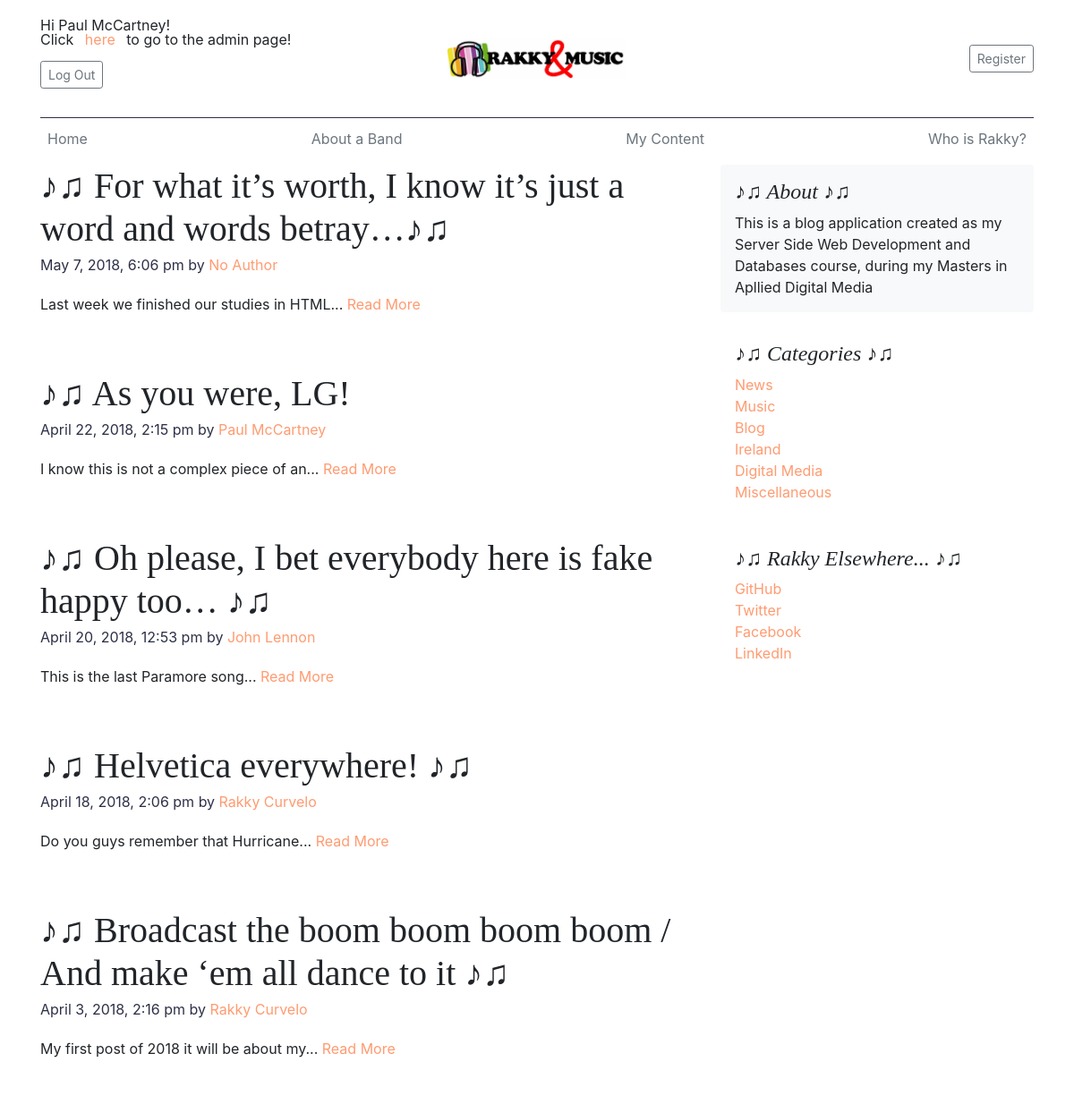
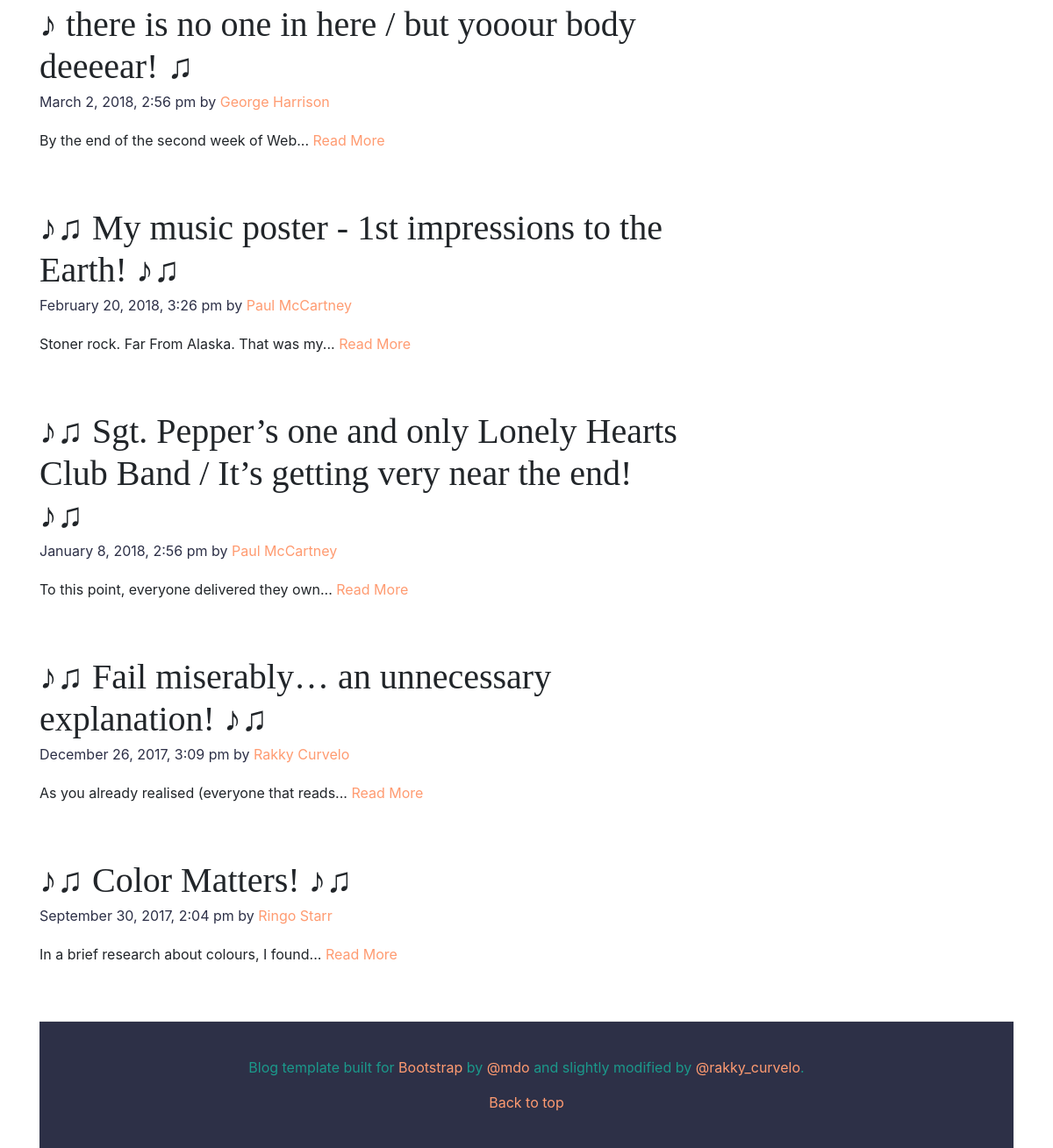
Screenshot of /index.php (signed in) with the database file from the repository (2 pictures, top to bottom).
### tables this page shows
CREATE TABLE `rakky_posts` (
  `id` int(11) NOT NULL,
  `title` mediumtext NOT NULL,
  `date` timestamp NOT NULL DEFAULT CURRENT_TIMESTAMP ON UPDATE CURRENT_TIMESTAMP,
  `body` mediumtext NOT NULL,
  `category` mediumtext NOT NULL,
  `author` mediumtext NOT NULL,
  `tags` mediumtext NOT NULL
);

CREATE TABLE `rakky_categories` (
  `id` int(11) NOT NULL,
  `name` varchar(255) NOT NULL
);

### libraries/Database.php (called while the page is built, shortened)
<?php
class Database{
	public $host = DB_HOST;
	public $username = DB_USER;
	public $password = DB_PASS;
	public $db_name = DB_NAME;
	public $link;
	 private function connect(){
		$this->link = new mysqli($this->host, $this->username, $this->password, $this->db_name);
	 }
	  public function select($query){
		$result = $this->link->query($query) or die($this->link->error.__LINE__);
		if($result->num_rows > 0){
			return $result;
		} else {
			return false;
		}
	  }
}

### helpers/format_helper.php (called while the page is built)
<?php
 function formatDate($date){
	return date('F j, Y, g:i a',strtotime($date));
 }
  function shortenText($text, $chars = 50){
	$text = $text." ";
	$text = substr($text, 0, $chars);
	$text = substr($text, 0, strrpos($text,' '));
	$text = $text."...";
	return $text;
  }

### config/config.php (called while the page is built, shortened)
<?php
$site_description = 'This is a blog application created as my Server Side Web Development and Databases course, during my Masters in Apllied Digital Media';

### index.php (the view, shortened to what this page needs)
<?php
include ('includes/header.php');
?>
</head>
<?php
include ('includes/nav-bar.php');
?>
<?php
	$db = new Database();
	$query = "SELECT * FROM rakky_posts ORDER BY rakky_posts.date DESC";
	$posts = $db->select($query);
	$query = "SELECT * FROM rakky_categories";
	$categories = $db->select($query);
?>
  <div class="row">
    <div class="col-md-8 blog-main">
      <?php if($posts) :
				 ?>
      	<?php while($row = $posts->fetch_assoc()) : ?>
      		<div class="blog-post">
            <h2 class="blog-post-title"><?php echo $row['title']; ?></h2>
            <p class="blog-post-meta"><?php echo formatDate($row['date']); ?> by
            <a href="author.php?author=<?php echo $row['author']; ?>"><?php echo $row['author']; ?></a>
				</p>
      			<?php echo shortenText($row['body']); ?>
            <a class="readmore" href="post.php?id=<?php echo urlencode($row['id']); ?>">Read More</a>
          </div>
	<?php endwhile; ?>
<?php else : ?>
	<p>There are no posts yet</p>
<?php endif; ?>
        </div>
        <aside class="col-md-4 blog-sidebar">
          <div class="p-3 mb-3 bg-light rounded">
            <h4 class="font-italic">♪♫ About ♪♫ </h4>
            <p class="mb-0"> <?php echo $site_description ?> </p>
          </div>
          <div class="p-3">
            <h4 class="font-italic">♪♫ Categories ♪♫ </h4>
              <?php if($categories) : ?>
              <ol class="list-unstyled">
				      <?php while($row = $categories->fetch_assoc()) : ?>
				    	<li><a href="posts.php?category=<?php echo $row['id']; ?>"><?php echo $row['name']; ?></a></li>
				      <?php endwhile; ?>
            </ol>
			      <?php else : ?>
				    <p>There are no categories yet</p>
			      <?php endif; ?>
          </div>
          <div class="p-3">
            <h4 class="font-italic">♪♫ Rakky Elsewhere... ♪♫ </h4>
            <ol class="list-unstyled">
              <li><a href="https://github.com/rakkycurvelo" target="_blank">GitHub</a></li>
              <li><a href="https://twitter.com/rakky_curvelo" target="_blank">Twitter</a></li>
              <li><a href="https://www.facebook.com/rakky.curvelo" target="_blank">Facebook</a></li>
              <li><a href="https://www.linkedin.com/in/rakkycurvelo/" target="_blank">LinkedIn</a></li>
            </ol>
          </div>
        </aside>
      </div>
<?php
include ('includes/footer.php'); ?>

### css/custom.css (style rules this page uses)
h1, h2, h3, h4, h5, h6 { font-family: "Playfair Display", Georgia, "Times New Roman", serif; }
.blog-post { margin-bottom: 4rem; }
.blog-post-title { margin-bottom: .25rem; font-size: 2.5rem; }
.blog-post-meta { margin-bottom: 1.25rem; color: #2D3047; }

### rows the page displays
rakky_posts: title "♪♫ For what it’s worth, I know it’s just a word and words betray…♪♫", date "May 7, 2018, 6:06 pm", author "No Author", body "Last week we finished our studies in HTML..."
rakky_posts: title "♪♫ As you were, LG!", date "April 22, 2018, 2:15 pm", author "Paul McCartney", body "I know this is not a complex piece of an..."
rakky_posts: title "♪♫ Oh please, I bet everybody here is fake happy too… ♪♫", date "April 20, 2018, 12:53 pm", author "John Lennon", body "This is the last Paramore song..."
rakky_posts: title "♪♫ Helvetica everywhere! ♪♫", date "April 18, 2018, 2:06 pm", author "Rakky Curvelo", body "Do you guys remember that Hurricane..."
rakky_posts: title "♪♫ Broadcast the boom boom boom boom / And make ‘em all dance to it ♪♫", date "April 3, 2018, 2:16 pm", author "Rakky Curvelo", body "My first post of 2018 it will be about my..."
rakky_posts: title "♪ there is no one in here / but yooour body deeeear! ♫", date "March 2, 2018, 2:56 pm", author "George Harrison", body "By the end of the second week of Web..."
rakky_posts: title "♪♫ My music poster - 1st impressions to the Earth! ♪♫", date "February 20, 2018, 3:26 pm", author "Paul McCartney", body "Stoner rock. Far From Alaska. That was my..."
rakky_posts: title "♪♫ Sgt. Pepper’s one and only Lonely Hearts Club Band / It’s getting very near the end! ♪♫", date "January 8, 2018, 2:56 pm", author "Paul McCartney", body "To this point, everyone delivered they own..."
rakky_posts: title "♪♫ Fail miserably… an unnecessary explanation! ♪♫", date "December 26, 2017, 3:09 pm", author "Rakky Curvelo", body "As you already realised (everyone that reads..."
rakky_posts: title "♪♫ Color Matters! ♪♫", date "September 30, 2017, 2:04 pm", author "Ringo Starr", body "In a brief research about colours, I found..."
rakky_categories: name "News"
rakky_categories: name "Music"
rakky_categories: name "Blog"
rakky_categories: name "Ireland"
rakky_categories: name "Digital Media"
rakky_categories: name "Miscellaneous"

### other values shown
$_SESSION['name'] "Paul McCartney"
$site_description "This is a blog application created as my Server Side Web Development and Databases course, during my Masters in Apllied Digital Media"
